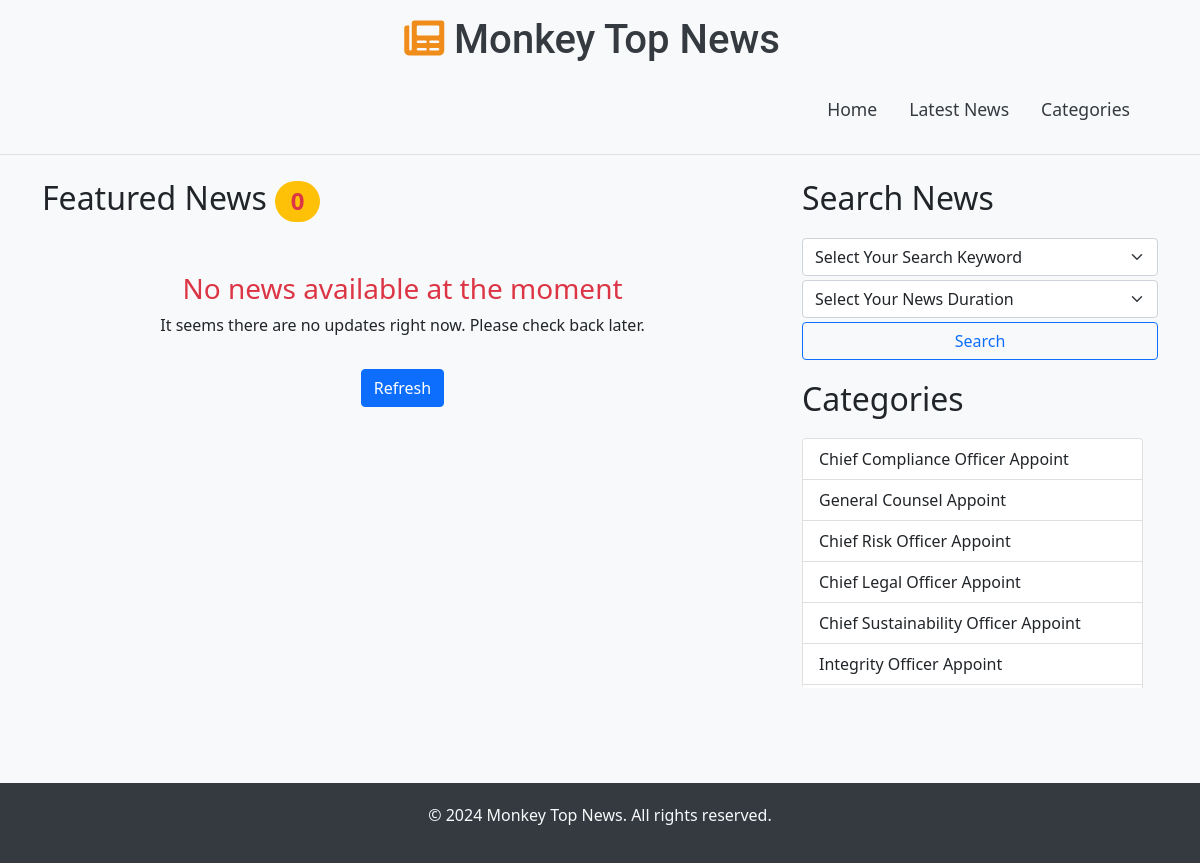
Before: / with the older database file.
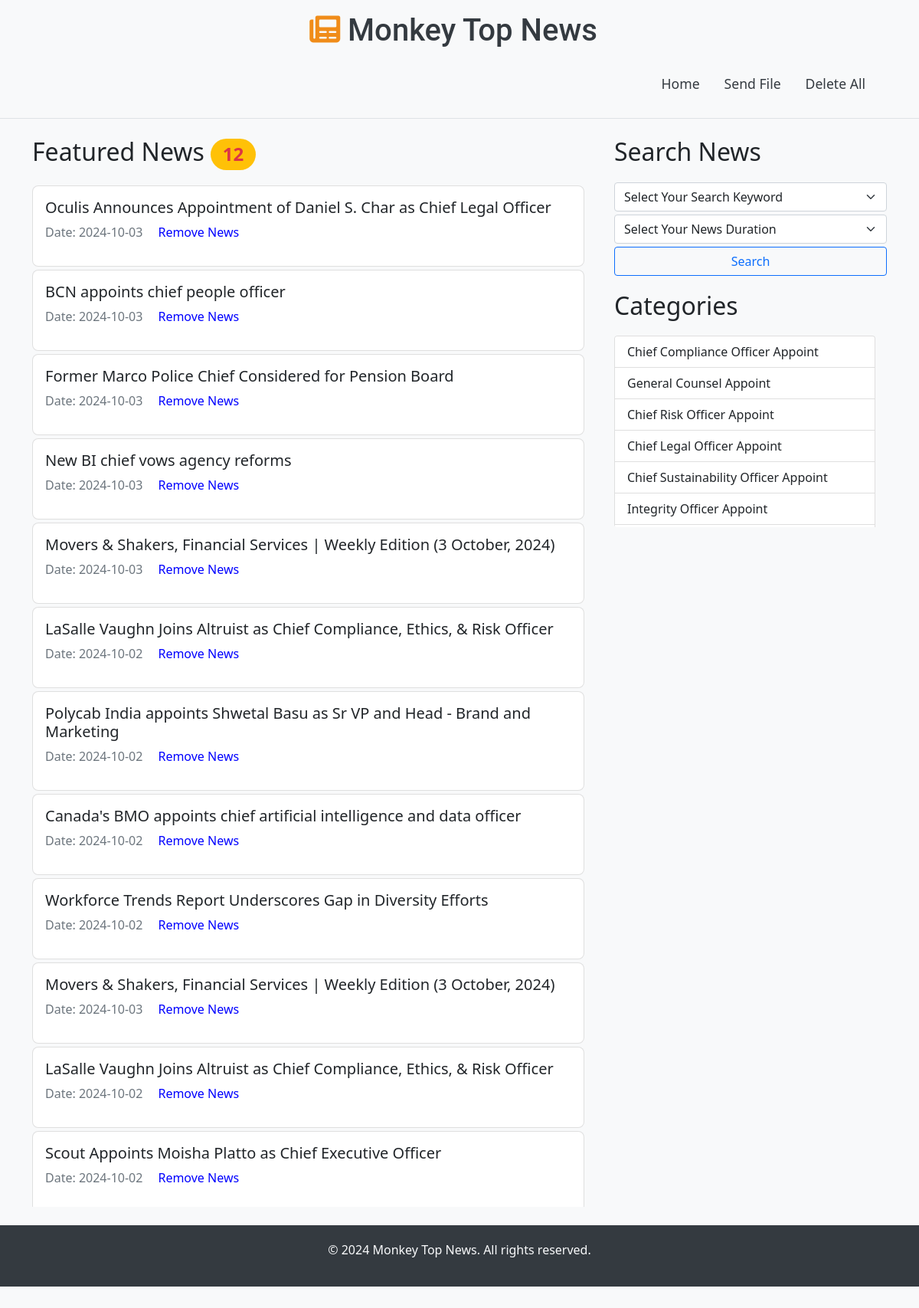
After: the same page with the newer database file.
### NewsApp/models.py (models this page shows)
class News_model(models.Model):
    title=models.CharField(max_length=1000,null=True)
    date=models.CharField(max_length=100,null=True)
    publised=models.CharField(max_length=100,null=True)
    url=models.CharField(max_length=500,null=True)
    keyword=models.CharField(max_length=500,null=True)

### NewsApp/views.py (the view)
# urls.py: 2. Add a URL to urlpatterns:  path('', Home.as_view(), name='home')
def Home(request):
    data=News_model.objects.all()
    data={'data':data}
    return render(request,'index.html',data)

### NewsApp/templates/index.html (shortened to what this page needs)
<!DOCTYPE html>
<html lang="en">
<head>
    <link rel="stylesheet" href="https://cdnjs.cloudflare.com/ajax/libs/font-awesome/6.0.0-beta3/css/all.min.css">
    <link rel="stylesheet" href="https://cdn.jsdelivr.net/npm/bootstrap@5.0.2/dist/css/bootstrap.min.css">
</head>
<body>
    <header class="header text-center sticky-top py-3"
        style="background-color: #f8f9fa; border-bottom: 1px solid #dee2e6;">
        <div class="container">
            <div class="d-flex justify-content-center align-items-center mb-3">
                <h1 class="me-3" style="font-family: 'Roboto', sans-serif; color: #343a40;">
                    <i class="fas fa-newspaper" style="color: #f08c19;"></i> Monkey Top News
                </h1>
            </div>
            <nav class="navbar navbar-expand-lg navbar-light">
                <div class="container-fluid  text-center">
                    <div class="collapse navbar-collapse justify-content-end" id="navbarNav">
                        <ul class="navbar-nav">
                            <li class="nav-item mx-2">
                                <a class="nav-link" href="/"
                                    style="color: #343a40; font-size: 1.1rem; font-weight: 500;">Home</a>
                            </li>
                            {% if data %}
                            <li class="nav-item mx-2">
                                <a href="send_file" class="nav-link"
                                    style="color: rgb(42, 210, 56); font-size: 1.1rem; font-weight: 500;">Send File</a>
                            </li>
                            <li class="nav-item mx-2">
                                <a href="delete_all" class="nav-link"
                                    style="color: rgb(188, 20, 20); font-size: 1.1rem; font-weight: 500;">Delete All</a>
                            </li>
                            {% else %}
                            <li class="nav-item mx-2">
                                <a class="nav-link" href="#latest"
                                    style="color: #343a40; font-size: 1.1rem; font-weight: 500;">Latest News</a>
                            </li>
                            <li class="nav-item mx-2">
                                <a class="nav-link" href="#categories"
                                    style="color: #343a40; font-size: 1.1rem; font-weight: 500;">Categories</a>
                            </li>
                            {% endif %}
                        </ul>
                    </div>
                </div>
            </nav>
        </div>
    </header>
    <div class="container my-1">
        <div class="row">
            <div class="col-md-8">
                <div class="scrollable-news" style="height: 75vh; overflow-y: scroll; padding-right: 15px;">
                    {%if keyword%}
                    <h2 class="category-title">Featured News [<span class="fs-4"
                            style="color: #201c16;font-weight: 700;">{{ keyword }}</span> <span
                            class="badge fs-4 rounded-pill bg-warning text-danger" style="font-size: 1rem;">
                            {{data|length}}</span>]</h2>
                    {%else%}
                    <h2 class="category-title">Featured News <span
                            class="badge fs-4 rounded-pill bg-warning text-danger" style="font-size: 1rem;">
                            {{data|length}}</span></h2>
                    {%endif%}
                    {%if data%}
                    {% for i in data %}
                    <div class="card featured-card mb-1">
                        <div class="card-body">
                            <h5 class="news-title">
                                <a href="{{ i.url }}" target="_blank" class="text-dark">{{ i.title }}</a>
                            </h5>
                            <div class="d-flex" style="gap: 20px;">
                                <p class="card-text text-muted">Date: {{ i.date }}</p>
                                <a href="remove/{{ i.id }}" class="text-danger rem">Remove News</a>
                            </div>
                        </div>
                    </div>
                    {% endfor %}
                    {%else%}
                    <div class="no-news text-center " style="margin-top: 50px;">
                        <h3 class="text-danger">No news available at the moment</h3>
                        <p>It seems there are no updates right now. Please check back later.</p>
                        <button class="btn btn-primary mt-3" onclick="location.reload()">Refresh</button>
                    </div>
                    {%endif%}
                </div>
            </div>
            <div class="col-md-4 position-sticky" style="top: 10px;">
                <h2 class="category-title">Search News</h2>
                <form action="/search_news" method="post" class="d-flex flex-column mb-2">
                    <select name="url" class="form-select mb-1">
                        <option value="none">Select Your Search Keyword</option>
                    </select>
                    <select name="time_period" class="form-select mb-1">
                        <option value="none">Select Your News Duration</option>
                    </select>
                    <button type="submit" class="btn btn-outline-primary">Search</button>
                </form>
                <h2 class="category-title">Categories</h2>
                <form id="autoSubmitForm" method="POST" action="/filter_news">
                    <ul class="list-group scrollable-categories">
                        <li class="list-group-item" onclick="selectOption('chief_compliance')" style="cursor: pointer;">
                            Chief Compliance Officer Appoint</li>
                        <li class="list-group-item" onclick="selectOption('general_counsel')" style="cursor: pointer;">
                            General Counsel Appoint</li>
                        <li class="list-group-item" onclick="selectOption('chief_risk')" style="cursor: pointer;">Chief
                            Risk Officer Appoint</li>
                        <li class="list-group-item" onclick="selectOption('chief_legal')" style="cursor: pointer;">Chief
                            Legal Officer Appoint</li>
                        <li class="list-group-item" onclick="selectOption('chief_sustainability')"
                            style="cursor: pointer;">Chief Sustainability Officer Appoint</li>
                        <li class="list-group-item" onclick="selectOption('integrity_officer')"
                            style="cursor: pointer;">Integrity Officer Appoint</li>
                        <li class="list-group-item" onclick="selectOption('ethics_officer')" style="cursor: pointer;">
                            Ethics Officer Appoint</li>
                    </ul>
                </form>
            </div>
        </div>
    </div>
    <footer class="footer mt-4">
        <p>&copy; 2024 Monkey Top News. All rights reserved.</p>
    </footer>
</body>
</html>

### NewsApp/templates/index.html (style rules this page uses)
body { background-color: #f8f9fa; }
.header { background-color: #343a40; color: #fff; padding: 20px 0; }
.header h1 { margin: 0; }
.nav-link { color: #fff !important; }
.featured-card { background-color: #ffffff; border-radius: 8px; margin-bottom: 15px; }
.category-title { margin: 20px 0; }
.news-title a { text-decoration: none; }
.footer { text-align: center; padding: 20px; background-color: #343a40; color: #f8f9fa; }
.navbar-nav .nav-link { transition: color 0.3s ease-in-out; color: #343a40 !important; }
.navbar-nav .nav-link::after { content: ''; left: 0; bottom: -5px; width: 0; height: 2px; background-color: #f08c19; transition: width 0.3s ease-in-out; }
.scrollable-categories { max-height: 250px; overflow-y: auto; padding-right: 15px; }
.rem { color: blue !important; text-decoration: none; }

Changed rows visible on the page:
added News_model: title "Oculis Announces Appointment of Daniel S. Char as Chief Legal Officer", date "2024-10-03"
added News_model: title "BCN appoints chief people officer", date "2024-10-03"
added News_model: title "Former Marco Police Chief Considered for Pension Board", date "2024-10-03"
added News_model: title "New BI chief vows agency reforms", date "2024-10-03"
added News_model: title "Movers & Shakers, Financial Services | Weekly Edition (3 October, 2024)", date "2024-10-03"
added News_model: title "LaSalle Vaughn Joins Altruist as Chief Compliance, Ethics, & Risk Officer", date "2024-10-02"
added News_model: title "Polycab India appoints Shwetal Basu as Sr VP and Head - Brand and Marketing", date "2024-10-02"
added News_model: title "Canada's BMO appoints chief artificial intelligence and data officer", date "2024-10-02"
added News_model: title "Workforce Trends Report Underscores Gap in Diversity Efforts", date "2024-10-02"
added News_model: title "Movers & Shakers, Financial Services | Weekly Edition (3 October, 2024)", date "2024-10-03"
added News_model: title "LaSalle Vaughn Joins Altruist as Chief Compliance, Ethics, & Risk Officer", date "2024-10-02"
added News_model: title "Scout Appoints Moisha Platto as Chief Executive Officer", date "2024-10-02"
Other visible differences:
{{ data|length }}: "0" → "12"
text no longer shown: "Latest News Categories No news available at the moment It seems there are no updates right now. Please check back later. Refresh"
text now shown: "Send File Delete All"
